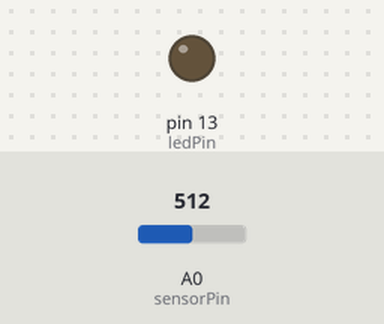
This sketch was run on a simulated Arduino Uno, built with avr-gcc and run on an emulated ATmega328P. On the bench: output pins drawn as LEDs (lit = HIGH). The test bench sets the inputs (shaded band); at power-on: A0 (sensorPin) = 512. What the sketch prints to the serial monitor is not drawn.

Above: at 1.2 s.
1.3 s: A0 (sensorPin) set to 164
2.8 s: A0 (sensorPin) set to 137
At 3.1 s:
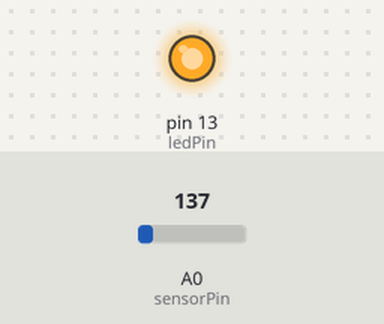
4.3 s: A0 (sensorPin) set to 306
At 5.4 s:
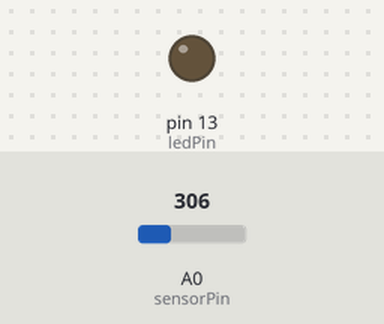
5.8 s: A0 (sensorPin) set to 122
At 6.5 s:
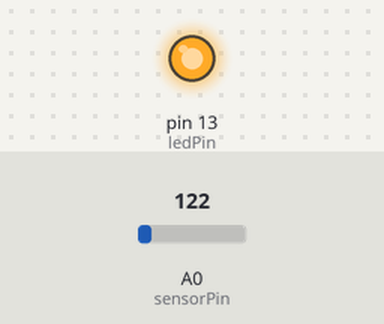
Timing chart, 0 to 8.3 s (numbered marks = the images above; inputs shaded):
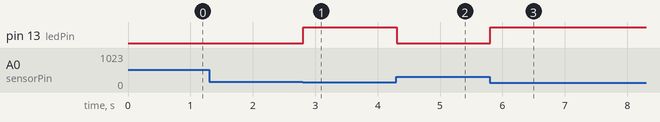

Measured:
- the behaviour switches between 153 and 152 on A0 (sensorPin) (found by bisection; images 0 and 1)
- after the input at 2.8 s, pin 13 (ledPin): LOW → HIGH at once
- after the input at 4.3 s, pin 13 (ledPin): HIGH → LOW at once
- after the input at 5.8 s, pin 13 (ledPin): LOW → HIGH at once

The sketch:

photo-transitor.ino
```cpp
int ledPin = 13;
int sensorPin = A0;
int sensorValue = 0;

void setup() {
  // put your setup code here, to run once:
pinMode(ledPin, OUTPUT);
Serial.begin(9600);
}

void loop() {
  // put your main code here, to run repeatedly:
sensorValue = analogRead(sensorPin);
int value = map(sensorValue, 0, 255, 0,5);
Serial.println(value);
if(value<3){

  digitalWrite(ledPin, HIGH);
}else{
    digitalWrite(ledPin, LOW);

}
}
```
